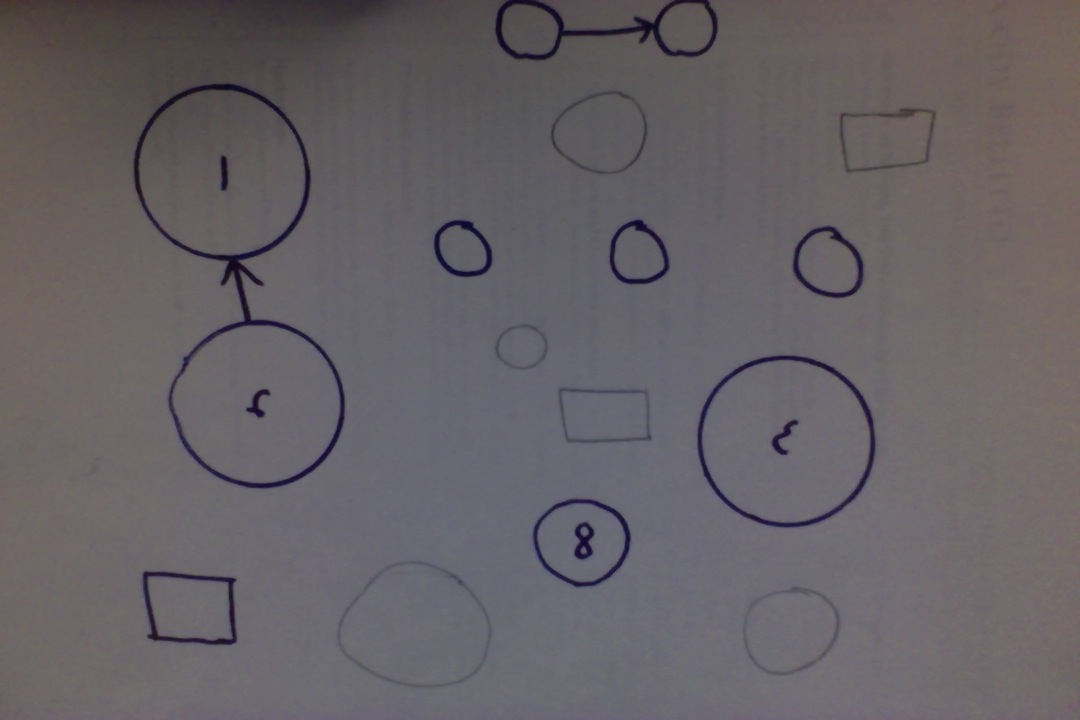
#> input picture circlen.jpg, 1080 x 720 px, given in place of the camera
$ python camera.py   (older library calls are emulated)
#> lines starting #> are read from the running program, lines starting #| are printed output that depends on the picture; after the words box and inside, x2 and y2 are one past the last pixel; in counts of white or black regions, pixels touching at a corner belong together
#> in main, frame is the input picture: shape (720, 1080, 3); mean B, G, R 101.4, 97.3, 102.3
'''
Working Web-Cam in Python
'''

import cv2
import numpy as np

'''
Put Your Code in process
'''

def process(img):
    gray = cv2.cvtColor(img,cv2.COLOR_BGR2GRAY)
    circles =  cv2.HoughCircles(gray, cv2.cv.CV_HOUGH_GRADIENT, 1, 40, np.array([]), 100, 40, 5, 300)
#> circles = [[786.5, 438.5, 84.6], [259.5, 401.5, 81.6], [218.5, 169.5, 85.7], [580.5, 538.5, 43.6], [599.5, 130.5, 43.6], [640.5, 251.5, 31.9], [826.5, 261.5, 33.8], [687.5, 30.5, 28], [518.5, 346.5, 22.5], [459.5, 248.5, 28.5], [536.5, 28.5, 25.7]]
    if circles is not None:
        for c in circles[0]:
            #Draw Circle
            cv2.circle(img, (c[0],c[1]), c[2], (100,255,100),2)
            #Draw enter
            cv2.circle(img, (c[0],c[1]), 1, (100,100 ,255),2)
#> this loop made 11 passes
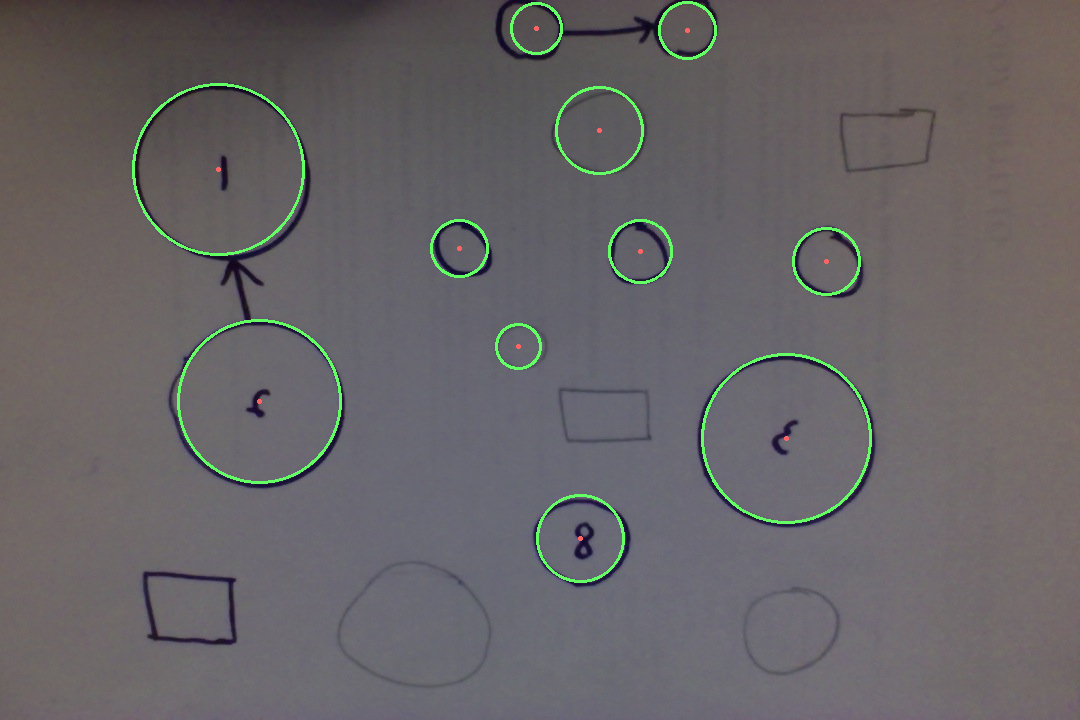
#> img: shape (720, 1080, 3); 1.25% of pixels changed, all inside (x1, y1, x2, y2) = (132, 1, 872, 583)
    gray = np.float32(gray)
    dst = cv2.cornerHarris(gray,4,3,0.04)
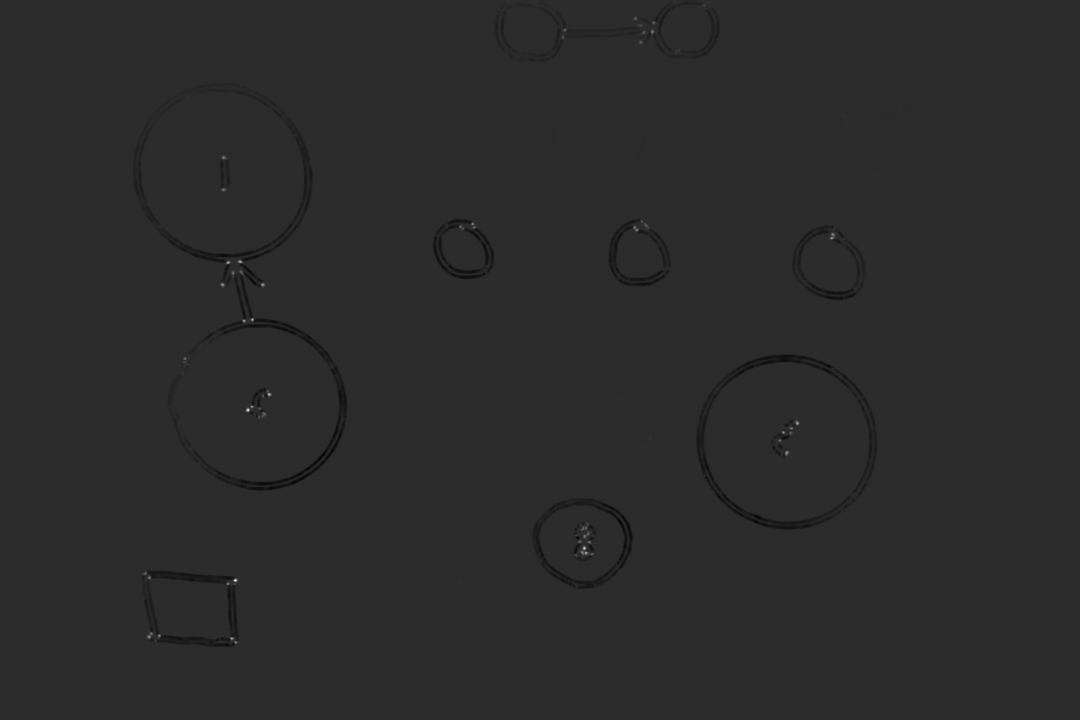
#> dst: shape (720, 1080) float32; min -205298.8, max 971866.4, mean -1748.1; drawn with min black and max white

    #result is dilated for marking the corners, not important
    dst = cv2.dilate(dst,None)

    # Threshold for an optimal value, it may vary depending on the image.
    img[dst>0.01*dst.max()]=[0,0,255]
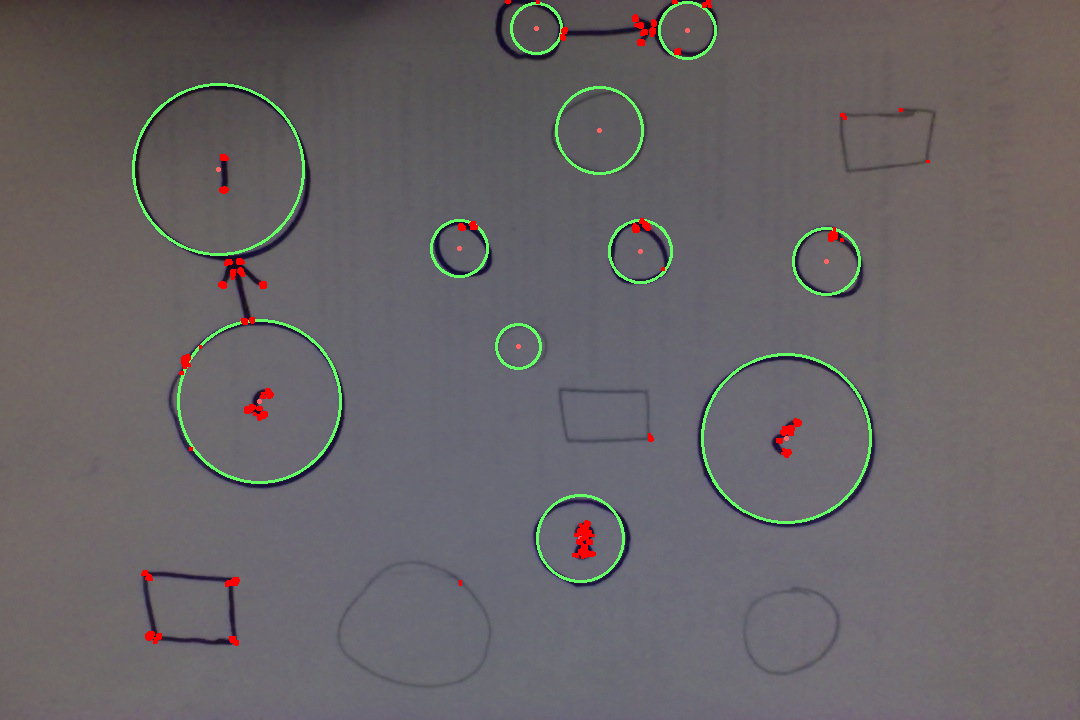
#> img: shape (720, 1080, 3); 0.43% of pixels changed, all inside (x1, y1, x2, y2) = (141, 0, 930, 646)
    #findarrows(circles,img)
    cv2.imshow("Image Feed",img)


def main():
        cv2.namedWindow("Image Feed")
        vc = cv2.VideoCapture(0)

        rval, frame = vc.read()

        while True:
                if frame is not None:
                        #Show Live Image
                        #cv2.imshow("preview", frame)
                        #Process it instead
                        process(frame)

                rval, frame = vc.read()

                if cv2.waitKey(1) & 0xFF == ord('q'):
#> (key q is pressed here)
                        break

#Call Main
main()
